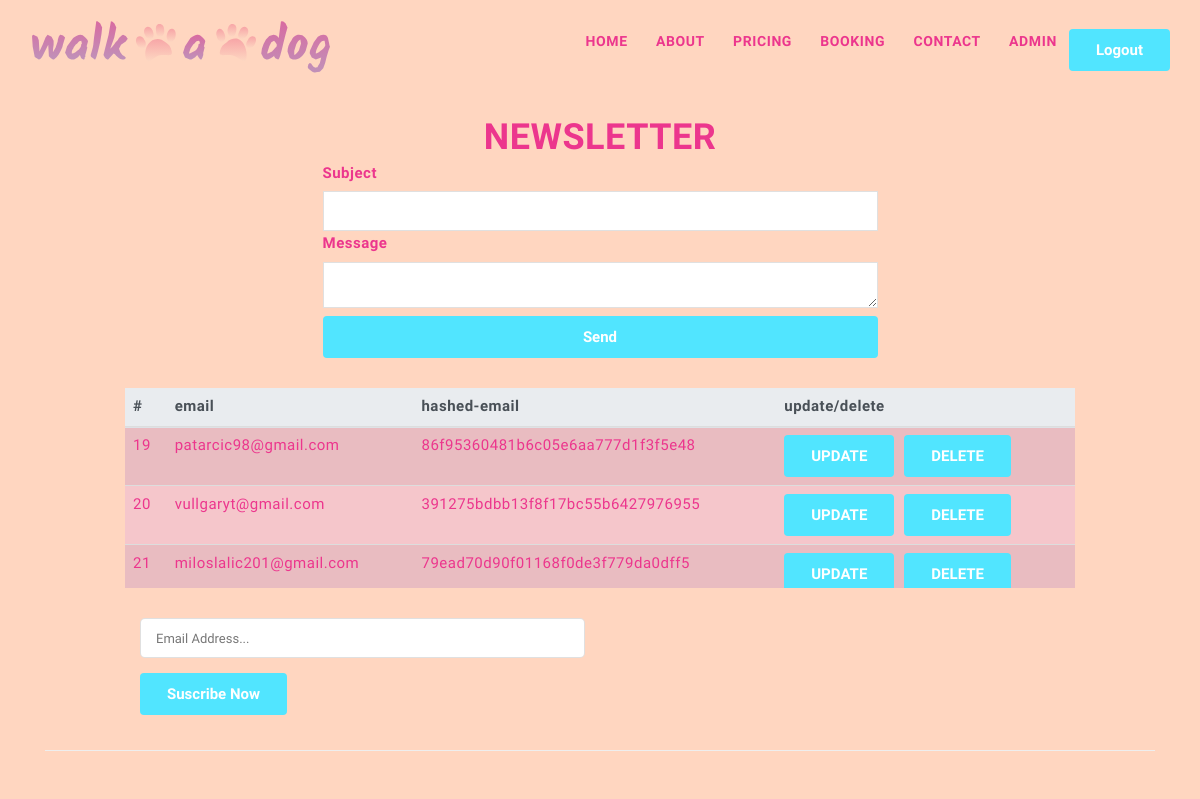
Before: /admin.php?login=success (signed in) with the older database file.
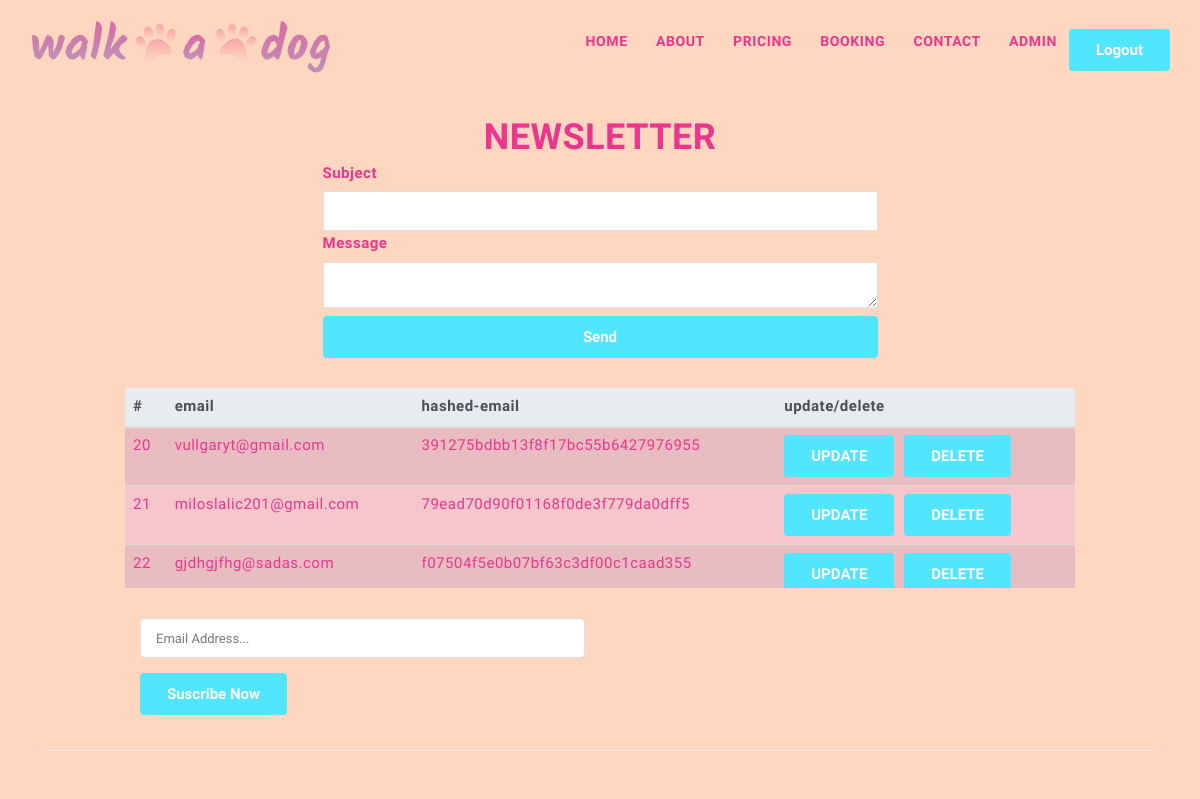
After: the same page with the newer database file.
### tables this page shows
CREATE TABLE `newsletter` (
  `id` int(11) NOT NULL,
  `mail` varchar(50) NOT NULL,
  `hashedMail` varchar(60) NOT NULL
);

### admin.php (the view, shortened to what this page needs)
<?php
require "includes/header.inc.php";
    if(isset($_SESSION['username']) and $_SESSION='lukaku') {
            $sql = "SELECT * FROM newsletter";
            $query = mysqli_query($connect,$sql);
            echo "
                <div class=\"container\">
                    <div class=\"row mt-5\">
                        <div class=\"col-sm-12\">
                            <h1 class=\"text-center\">Newsletter</h1>
                        </div>
                        <div class=\"col-sm-6 col-sm-offset-3 mb-5\">
                            <form method=\"post\" action=\"includes/sendMail.inc.php\">
                                <label>Subject</label>
                                <input type=\"text\" name=\"subject\">
                                <label>Message</label>
                                <textarea name=\"txt\"></textarea>
                                <button class=\"btn btn-primary btn-group-justified\" type=\"submit\" name=\"submit\">Send</button>
                            </form>";
            echo "
                        </div>
                    </div>
                    <div class=\"col-sm-10 col-sm-offset-1 table-scroll\">
                    <table class=\"table table-striped table-danger\">
                        <thead class=\"thead-light\">
                            <tr>
                                <th>#</th>
                                <th>email</th>
                                <th>hashed-email</th>
                                <th>update/delete</th>
                            <tr>
                        </thead>
                        <tbody>
                        ";
            while($result = mysqli_fetch_assoc($query)) {
                echo "
                    <tr>
                        <td>{$result['id']}</td>
                        <td>{$result['mail']}</td>
                        <td>{$result['hashedMail']}</td>
                        <td><form method=\"post\" action=\"includes/editMail.inc.php\"><input type=\"hidden\" name=\"id\" value=\"{$result['id']}\"><button type=\"submit\" name=\"update\" value=\"update\" class=\"btn btn-primary\">UPDATE</button><button onclick=\"return confirm('Are you sure you wish to delete this item?');\"  type=\"submit\" name=\"delete\" value=\"delete\" class=\"btn btn-primary ml-3\">DELETE</button></form></td>
                    </tr>
                ";
            }
            echo "
                    </tbody>
                    </table>
                    </div>
            <div class=\"col-sm-5 col-sm-offset-1 mt-5\">
                <form action=\"includes/adminNewsletter.inc.php\" method=\"post\">
                                        <div class=\"form-group\">
                                            <input type=\"hidden\" name=\"hidden\">
                                            <input type=\"text\" name=\"email\" placeholder=\"Email Address...\" >
                                        </div>
                                        <div>
                                            <span>";
                echo "
                                                </span>
                                        </div>
                                        <div class=\"form-group\">
                                            <button type=\"submit\" name=\"submit\" class=\"btn btn-primary\">suscribe now</button>
                                        </div>
                                    </form>
                                    </div>
                                    <div class=\"col-sm-12\">
                                    <hr>
                                    </div>
                                    </div>
                                    ";
    }
    ?>
</body>
</html>

### includes/header.inc.php (shortened to what this page needs)
<!DOCTYPE html>
<html lang="en">
<head>
    <link rel="stylesheet" type="text/css" href="css/style.css">
    <link rel="stylesheet" href="https://use.fontawesome.com/releases/v5.6.3/css/all.css">
</head>
<body>
    <header class="main-header" id="home">
        <div id="masthead" class="site-header menu">
            <div class="container">
                <div class="site-branding">
                    <a href="index.php" class="logo"><img src="images/logo.svg" alt="logo"></a>
                </div>
                <div class="header-nav-search">
                    <div id="main-navigation">
                        <nav class="main-navigation">
                            <form action="includes/logout.inc.php" method="post">
                            <ul>
                                <li><a href="index.php#home">Home</a></li>
                                <li><a href="index.php#about">About</a> </li>
                                <li><a href="index.php#pricing">Pricing</a></li>
                                <li><a href="index.php#booking">Booking</a></li>
                                <li><a href="index.php#contact">Contact</a></li>
                                <?php
                                if(isset($_SESSION['username'])){
                                    $logout = "<li><button class=\"btn btn-primary\" type=\"submit\" name=\"submit\">Logout</button></li>";
                                    $admin = "<li><a href=\"admin.php\">Admin</a></li>";
                                                echo $admin;
                                                echo $logout;
                                }
                                ?>
                            </ul>
                            </form>
                        </nav>
                    </div>
                </div>
            </div>
        </div>
    </header>

Changed rows visible on the page:
removed newsletter: id "19", mail "patarcic98@gmail.com", hashedMail "86f95360481b6c05e6aa777d1f3f5e48"
added newsletter: id "22", mail "gjdhgjfhg@sadas.com", hashedMail "f07504f5e0b07bf63c3df00c1caad355"
